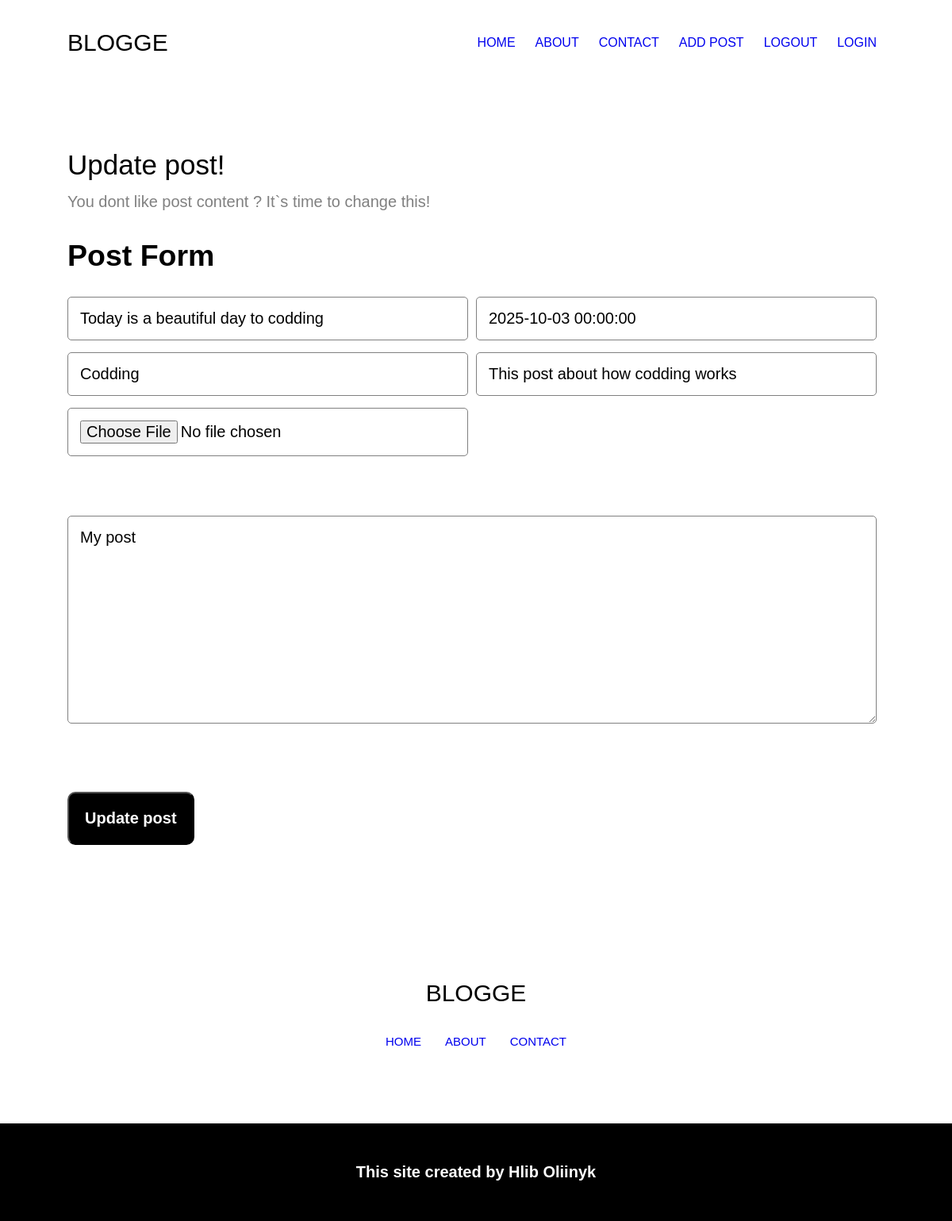
The page /post/3/update/ (signed in) on the database its author committed.
### post/models.py (models this page shows, shortened)
class Post(models.Model):
    title = models.CharField('Name', max_length = 40)
    content = models.TextField('Content', null = True)
    date = models.DateField('Date', null = True)
    topic = models.CharField('Topic', null=True)
    short_info = models.CharField('ShortInfo', null=True)
    banner = models.ImageField(default='photo_test.jpg', blank = True)

### post/views.py (the view)
# urls.py: path('post/<int:post_id>/update/', views.PostsUpdateView.as_view(), name = 'update'),
class PostsUpdateView(LoginRequiredMixin, UpdateView):
    model = Post
    template_name = 'post/update.html'
    form_class = PostForm
    pk_url_kwarg = 'post_id'
    login_url = 'login'

### post/forms.py
class PostForm(ModelForm):
    class Meta:
        model = Post
        fields = ['title', 'content', 'date', 'topic', 'short_info', 'banner']
        widgets = {
            "title": TextInput(attrs={
                'class': 'post_add_title_text',
                'placeholder': 'Post name'
            }),
            "content": Textarea(attrs={
                'class': 'post_add_content_text',
                'placeholder': 'Post content'
            }),
            "date": DateTimeInput(attrs={
                'class' : 'post_add_date_text',
                'placeholder': 'Post publish date'
            }),
            "topic": TextInput(attrs={
                'class': 'post_add_topic_text',
                'placeholder': 'Post topic'
            }),
            "short_info": TextInput(attrs={
                'class': 'post_add_short_info_text',
                'placeholder': 'Short info about post'
            }),
            "banner": FileInput(attrs={
                'class': 'post_add_banner_text'
            })
        }

### post/templates/post/update.html (shortened to what this page needs)
{% extends 'blog/layout.html' %}
{% load static %}
{% block content %}
<section class ="add_post">
    <div class ="container">
        <div class="add_post_info">
            <p>Update post!</p>
            <p>You dont like post content ? It`s time to change this!</p>
        </div>
        <div class="post_form">
            <h2>Post Form</h2>
        </div>
        <form method="post" class ="add_post_grid_container" enctype="multipart/form-data">
            <div class="post_add_title">
                {{ form.title }}
            </div>
            <div class='post_add_date'>
                {{ form.date }}
            </div>
            <div class="post_add_topic">
                {{ form.topic }}
            </div>
            <div class="post_add_short_info">
                {{ form.short_info }}
            </div>
            <div class ="post_add_banner">
                {{ form.banner }}
            </div>
            <div class="post_add_content">
                {{ form.content }}
            </div>
            <div class="post_button">
                <button class = "btn btn-success" type="submit">Update post</button>
            </div>
            <span>{{ error }}</span>
        </form>
    </div>
</section>
{% endblock %}

### blog/static/blog/css/blog.css (style rules this page uses)
* { margin: 0; padding: 0; box-sizing: border-box; font-family: "Jost", sans-serif; }
.container { margin-left: 100px; margin-right: 100px; padding-left: 5px; padding-right: 5px; transition: margin-left 0.5s ease-in-out, margin-right 0.5s ease-in-out; }
@media (max-width: 1200px) { .container { margin-left: 80px; margin-right: 80px; } }

### post/static/post/css/create.css (style rules this page uses)
.add_post { padding-top: 100px; padding-bottom: 20px; }
.add_post_info p:nth-child(1) { font-size: 35px; margin-bottom: 15px; }
.add_post_info p:nth-child(2) { font-size: 20px; margin-bottom: 35px; font-family: "Poppins", sans-serif; color: gray; }
.add_post_grid_container { display: grid; grid-template-columns: 1fr 1fr; margin-top: 25px; }
.post_add_title_text, .post_add_date_text, .post_add_topic_text, .post_add_short_info_text, .post_add_content_text, .post_add_banner_text { padding: 15px; border-radius: 5px; border: 1px solid gray; width: 100%; margin-bottom: 15px; text-align: left; font-size: 20px; }
.post_add_title, .post_add_date, .post_add_topic, .post_add_short_info, .post_add_content, .post_add_banner { padding-right: 10px; }
.post_add_content { grid-column: 1 / -1; }
.post_form { font-size: 25px; margin-bottom: 30px; }
.btn { padding: 20px; background-color: black; color: white; border-radius: 10px; font-size: 20px; font-weight: bold; }
.post_button { padding-top: 30px; }

### post/static/post/css/details.css (style rules this page uses)
.post_add_content { margin-top: 60px; font-size: 25px; color: gray; margin-bottom: 35px; }

### rows shown on the page
Post: title "Today is a beautiful day to codding", date "2025-10-03 00:00:00", topic "Codding", short_info "This post about how codding works", content "My post"
